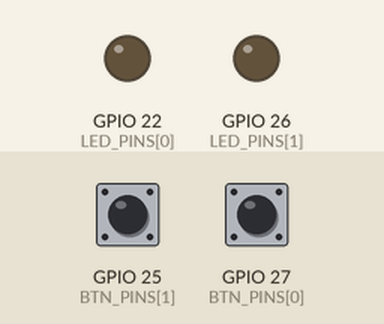
Simulated run of this program. Board: Raspberry Pi (BCM pin numbers). On the bench: output pins drawn as LEDs (lit = HIGH). Dashed ring = blinking. The inputs (shaded band) are chosen by the test bench; at power-on: GPIO 25 (BTN_PINS[1]) HIGH, GPIO 27 (BTN_PINS[0]) HIGH. The clock reads 2024-03-15 10:24:30 at power-on unless the program sets it.

Above: at 1.2 s.
1.3 s: GPIO 25 (BTN_PINS[1]) pulled LOW for 3.2 s
At 1.8 s:
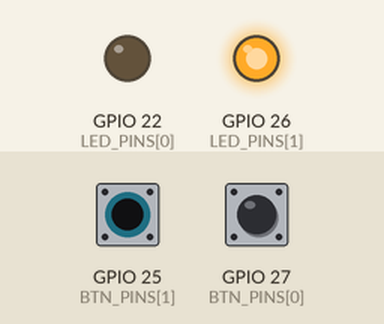
6.0 s: GPIO 27 (BTN_PINS[0]) pulled LOW for 3.2 s
At 6.8 s:
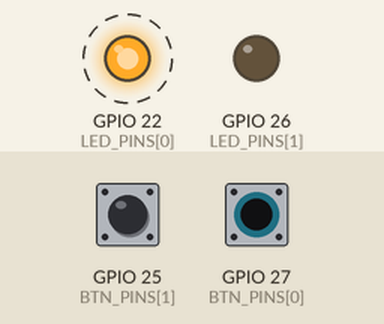
10.7 s: GPIO 25 (BTN_PINS[1]) driven LOW and GPIO 27 (BTN_PINS[0]) driven LOW
At 13.3 s:
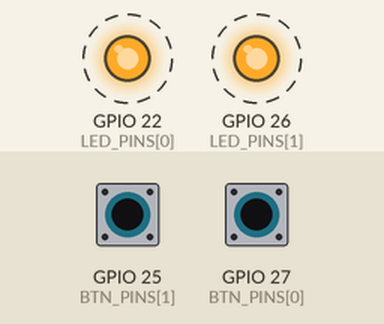
13.7 s: GPIO 25 (BTN_PINS[1]) driven HIGH
At 15.0 s:
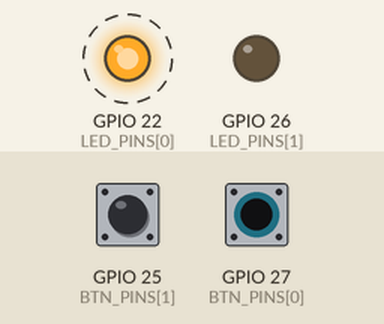
Timing chart, 0 to 16.2 s (numbered marks = the images above; inputs shaded):
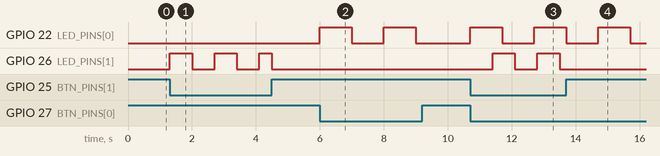

Measured:
- after the input at 1.3 s, GPIO 26 (LED_PINS[1]): goes HIGH 0.71 s, LOW 0.70 s, HIGH 0.70 s, LOW 0.70 s, HIGH 0.39 s, then LOW, starting at once
- after the input at 6.0 s, GPIO 22 (LED_PINS[0]): alternates HIGH for 1.0 s and LOW for 1.0 s, starting at once
- after the input at 10.7 s, GPIO 22 (LED_PINS[0]): LOW → HIGH at once, → LOW 1.0 s later, → HIGH 1.0 s later; GPIO 26 (LED_PINS[1]): alternates HIGH for 0.70 s and LOW for 0.70 s, starting after 0.70 s
- after the input at 13.7 s, GPIO 26 (LED_PINS[1]): stays LOW (without the input it goes to HIGH after 0.50 s)

The program:

b.py
```python
import RPi.GPIO as GPIO
import time

LED_PINS = [22, 26]
BTN_PINS = [27, 25]
knipperTimes = [1000, 700]
lastTimes = [0, 0]
ledStatus = [GPIO.LOW, GPIO.LOW]

GPIO.setmode(GPIO.BCM)
GPIO.setup(LED_PINS[0], GPIO.OUT)
GPIO.setup(LED_PINS[1], GPIO.OUT)
GPIO.setup(BTN_PINS[0], GPIO.IN, pull_up_down=GPIO.PUD_UP)
GPIO.setup(BTN_PINS[1], GPIO.IN, pull_up_down=GPIO.PUD_UP)

# Geeft de tijd dat de applicatie draait terug in milliseconden
def millis():
    return time.time() * 1000

while True:
    currentTime = millis()
    for i in range(2):
        # Als er niet op de knop geklikt wordt -> LED uit
        if GPIO.input(BTN_PINS[i]) == GPIO.HIGH:
            GPIO.output(LED_PINS[i], GPIO.LOW)
        # Als er wel op de knop geklikt wordt
        else:
            # Als er 1000 milliseconden gepasseerd is sinds de laatste keer dat de LED geknipperd heeft
            if currentTime - lastTimes[i] >= knipperTimes[i]:
                lastTimes[i] = currentTime
                # Als de led al aan stond -> zet hem uit
                if ledStatus[i] == GPIO.HIGH:
                    ledStatus[i] = GPIO.LOW
                # Als de led uit stond -> zet hem aan
                else:
                    ledStatus[i] = GPIO.HIGH
                GPIO.output(LED_PINS[i], ledStatus[i])
```
